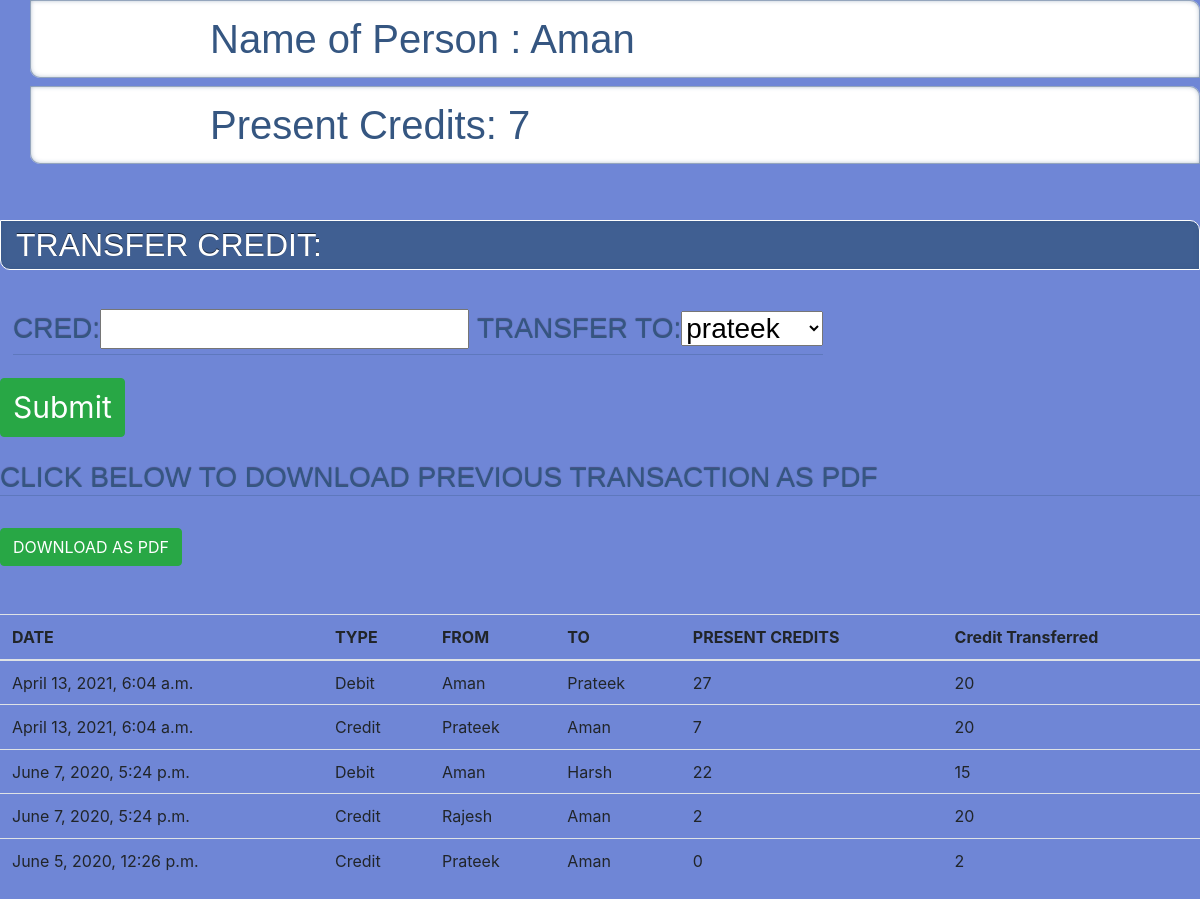
The app's page /home/6 with its own data.
### app/models.py (models this page shows, shortened)
class Person(models.Model):
    name=models.CharField(max_length=30)
    email=models.CharField(max_length=30)
    credit=models.IntegerField(null=False)

class Transaction_history(models.Model):
    Sender=models.IntegerField(null=True)
    Sender_Credit=models.IntegerField(null=True)
    Reciever=models.IntegerField(null=True)
    Reciever_Credit=models.IntegerField(null=True)
    Credit=models.IntegerField(null=True)
    Time=models.DateTimeField(auto_now=True)

### app/views.py (the view, shortened to what this page needs)
# urls.py: url(r'^home/(?P<id>\d+)',views.addc),
def addc(request,id):
    try:
        Person_list=Person.objects.all().values().filter(id=id)
        Person_list_details=Person.objects.all().values()
        for i in Person_list:
            names=i['name']
        form=forms.formname()
        form.getform(id)
        Transaction_history_list=Transaction_history.objects.all().values().filter(Sender=id)|Transaction_history.objects.all().values().filter(Reciever=id).order_by('-Time')
        k={}
        for i in Person_list_details:
            k[int(i['id'])]=i['name']
        def get(id):
            return k[id]
        for i in Transaction_history_list:
            i['Sender']=get(i['Sender'])
            i['Reciever']=get(i['Reciever'])
        context={"Person_list":Person_list,
        "Person_list_details":Person_list_details,
        'form':form,
        "Transactions":Transaction_history_list,
        "names":names,
        }
        for person in Person_list:
            Senders_credit=person['credit']
        return render(request,"cred.html",context)
    except Exception as e:
        print(e)

### app/forms.py
class formname(forms.Form):
    cred=forms.IntegerField(validators=[MinValueValidator(1)])
    Transfer_to=forms.ChoiceField(choices=(getAllOptions()))
    def getform(self,id):
        self.fields["Transfer_to"]=forms.ChoiceField(choices=(gett(id)))

### app/forms.py (called while the page is built)
def gett(*argv):
    try:
        det=Person.objects.all().values()
        k=0
        for i in argv:
            k=i
        options = []
        for (index,item) in enumerate(det):
            if(item['id']==int(k)):
                pass
            else:
                options.append((item['id'],item['name']))
    except Exception as e:
        print(e)
    return options

### templates/cred.html (shortened to what this page needs)
<head>
  {% load static %}
  <link rel="stylesheet" href="{% static 'app/cred.css' %}">
<link rel="stylesheet" href="{% static 'app/css/bootstrap.min.css' %}">
</head>
<body>
<div>
        <h1>   Name of Person :
        {% for Person in Person_list %}
        {{Person.name | capfirst}}
        {% endfor %}
        </h1>
        <h1>Present Credits:
        {% for Person in Person_list %}
        {{Person.credit}}
        {% endfor %}
        </h1>
</div>
<br>
<br>
<h2>TRANSFER CREDIT:</h2>
<br>
<button type="button" class="btn btn-sucess">
 <div class="input">
<form method="POST">
    <h3>{{ form }}
    </h3>
    <button type="submit" class="btn btn-success" style="margin-right:500px; font-size: 30px; ">Submit</button>
</form>
</div>
{% for Person in Person_list %}<br>
<br>
<div>
<h3>Click Below To Download Previous Transaction As Pdf</h3>
<br>
<button class="btn btn-success"><a href="h/{{Person.id}}" style="text-decoration: none; color: white;">DOWNLOAD AS PDF</a></button>
</div>
{% endfor %}
<br>
<br>
      <table class="table">
        <thead>
          <tr>
            <th>DATE</th>
            <th>TYPE</th>
            <th>FROM</th>
            <th>TO</th>
            <th>PRESENT CREDITS</th>
            <th>Credit Transferred</th>
          </tr>
        </thead>
        <tbody>
            {% for Transaction in Transactions %}
          <tr>
              <td>{{Transaction.Time}}</td>
              <td>{% if Transaction.Sender in names %}
                  Debit
                  {% else %}
                  Credit
                  {% endif %}
              </td>
              <td>{{Transaction.Sender| capfirst}}
              </td>
              <td>
                {{ Transaction.Reciever| capfirst}}
              </td>
              <td>{% if Transaction.Sender in names %}
                {{Transaction.Sender_Credit}}
                {% else %}
                {{Transaction.Reciever_Credit}}
                {% endif %}
              </td>
              <td>
                {{Transaction.Credit}}
              </td>
            <tr>
          {% endfor %}
        </tbody>
      </table>
</body>

### static/app/cred.css (style rules this page uses)
body { background-color: #6f86d6 !important; }
h1 { margin-left: 30px; font-weight: 600; font-family: 'Titillium Web', sans-serif; position: relative; font-size: 36px; line-height: 40px; padding: 15px 15px 15px 15%; color: #355681; box-shadow: inset 0 0 0 1px rgba(53,86,129, 0.4), inset 0 0 5px rgba(53,86,129, 0.5), inset -285px 0 35px white; border-radius: 0 10px 0 10px; background: #fff url(../images/bartoszkosowski.jpg) no-repeat center left; }
h2 { margin: 1em 0 0.5em 0; font-weight: normal; position: relative; text-shadow: 0 -1px rgba(0,0,0,0.6); font-size: 28px; line-height: 40px; background: #355681; background: rgba(53,86,129, 0.8); border: 1px solid #fff; padding: 5px 15px; color: white; border-radius: 0 10px 0 10px; box-shadow: inset 0 0 5px rgba(53,86,129, 0.5); font-family: 'Muli', sans-serif; }
h3 { font-weight: 600; font-family: 'Titillium Web', sans-serif; position: relative; text-shadow: 0 -1px 1px rgba(0,0,0,0.4); font-size: 22px; line-height: 40px; color: #355681; text-transform: uppercase; border-bottom: 1px solid rgba(53,86,129, 0.3); }
.input { color:white; text-decoration: solid; }

### records on screen
Person: name "Aman", credit "7"
Transaction_history: Time "April 13, 2021, 6:04 a.m.", shows "Debit", Sender "Aman", Reciever "Prateek", Sender_Credit "27", Credit "20"
Transaction_history: Time "April 13, 2021, 6:04 a.m.", shows "Credit", Sender "Prateek", Reciever "Aman", Reciever_Credit "7", Credit "20"
Transaction_history: Time "June 7, 2020, 5:24 p.m.", shows "Debit", Sender "Aman", Reciever "Harsh", Sender_Credit "22", Credit "15"
Transaction_history: Time "June 7, 2020, 5:24 p.m.", shows "Credit", Sender "Rajesh", Reciever "Aman", Reciever_Credit "2", Credit "20"
Transaction_history: Time "June 5, 2020, 12:26 p.m.", shows "Credit", Sender "Prateek", Reciever "Aman", Reciever_Credit "0", Credit "2"
